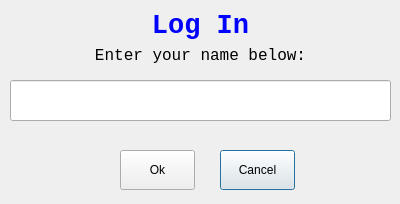
<?xml version="1.0" encoding="UTF-8"?>
<ui version="4.0">
 <class>LogInDialog</class>
 <widget class="QDialog" name="LogInDialog">
  <property name="geometry">
   <rect>
    <x>0</x>
    <y>0</y>
    <width>400</width>
    <height>204</height>
   </rect>
  </property>
  <property name="sizePolicy">
   <sizepolicy hsizetype="Fixed" vsizetype="Fixed">
    <horstretch>0</horstretch>
    <verstretch>0</verstretch>
   </sizepolicy>
  </property>
  <property name="minimumSize">
   <size>
    <width>400</width>
    <height>204</height>
   </size>
  </property>
  <property name="windowTitle">
   <string>Dialog</string>
  </property>
  <property name="windowIcon">
   <iconset>
    <normaloff>C:/Program Files (x86)/CodeBlocks/share/CodeBlocks/templates/wizard/plugins/logo.png</normaloff>C:/Program Files (x86)/CodeBlocks/share/CodeBlocks/templates/wizard/plugins/logo.png</iconset>
  </property>
  <property name="modal">
   <bool>true</bool>
  </property>
  <widget class="QLabel" name="enterNameLabel">
   <property name="geometry">
    <rect>
     <x>10</x>
     <y>40</y>
     <width>381</width>
     <height>30</height>
    </rect>
   </property>
   <property name="font">
    <font>
     <family>Consolas</family>
     <pointsize>12</pointsize>
    </font>
   </property>
   <property name="text">
    <string>Enter your name below:</string>
   </property>
   <property name="alignment">
    <set>Qt::AlignCenter</set>
   </property>
   <property name="buddy">
    <cstring>nameLineEdit</cstring>
   </property>
  </widget>
  <widget class="QLineEdit" name="nameLineEdit">
   <property name="geometry">
    <rect>
     <x>10</x>
     <y>80</y>
     <width>381</width>
     <height>41</height>
    </rect>
   </property>
  </widget>
  <widget class="QPushButton" name="cancelButton">
   <property name="geometry">
    <rect>
     <x>220</x>
     <y>150</y>
     <width>75</width>
     <height>40</height>
    </rect>
   </property>
   <property name="text">
    <string>Cancel</string>
   </property>
   <property name="icon">
    <iconset>
     <normaloff>C:/Qt/Qt5.0.2/5.0.2/mingw47_32/examples/declarative/toys/tic-tac-toe/qml/tic-tac-toe/content/pics/x.png</normaloff>C:/Qt/Qt5.0.2/5.0.2/mingw47_32/examples/declarative/toys/tic-tac-toe/qml/tic-tac-toe/content/pics/x.png</iconset>
   </property>
  </widget>
  <widget class="QPushButton" name="okButton">
   <property name="geometry">
    <rect>
     <x>120</x>
     <y>150</y>
     <width>75</width>
     <height>40</height>
    </rect>
   </property>
   <property name="text">
    <string>Ok</string>
   </property>
   <property name="icon">
    <iconset>
     <normaloff>C:/Qt/Qt5.0.2/5.0.2/mingw47_32/examples/widgets/tools/undo/icons/ok.png</normaloff>C:/Qt/Qt5.0.2/5.0.2/mingw47_32/examples/widgets/tools/undo/icons/ok.png</iconset>
   </property>
  </widget>
  <widget class="QLabel" name="titleLabel">
   <property name="geometry">
    <rect>
     <x>10</x>
     <y>10</y>
     <width>381</width>
     <height>30</height>
    </rect>
   </property>
   <property name="font">
    <font>
     <family>Consolas</family>
     <pointsize>20</pointsize>
    </font>
   </property>
   <property name="text">
    <string>&lt;b style='color:blue;font-weight:bolder;'&gt;Log In&lt;/b&gt;</string>
   </property>
   <property name="alignment">
    <set>Qt::AlignCenter</set>
   </property>
  </widget>
 </widget>
 <tabstops>
  <tabstop>nameLineEdit</tabstop>
  <tabstop>okButton</tabstop>
  <tabstop>cancelButton</tabstop>
 </tabstops>
 <resources/>
 <connections>
  <connection>
   <sender>cancelButton</sender>
   <signal>clicked()</signal>
   <receiver>LogInDialog</receiver>
   <slot>close()</slot>
   <hints>
    <hint type="sourcelabel">
     <x>266</x>
     <y>173</y>
    </hint>
    <hint type="destinationlabel">
     <x>321</x>
     <y>172</y>
    </hint>
   </hints>
  </connection>
 </connections>
</ui>
